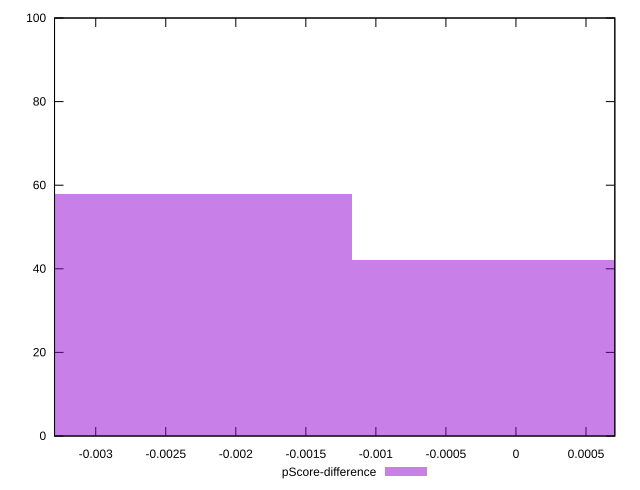

Write gnuplot code to recreate this figure.
reset

$pScoreDifference <<EOF
0 42
-0.002337434625611056 58
EOF

set key outside below
set boxwidth 0.002337434625611056
set xrange [-0.0032941176470588363:0.0007058823529411673]
set yrange [0:100]
set trange [0:100]
set style fill transparent solid 0.5 noborder
set terminal svg size 640, 490 enhanced background rgb 'white'
set output "reports/report_00033_2021-03-01T14-23-16.841Z/render-blocking-resources/samples/astro/pScore-difference/histogram.svg"

plot $pScoreDifference title "pScore-difference" with boxes

reset
